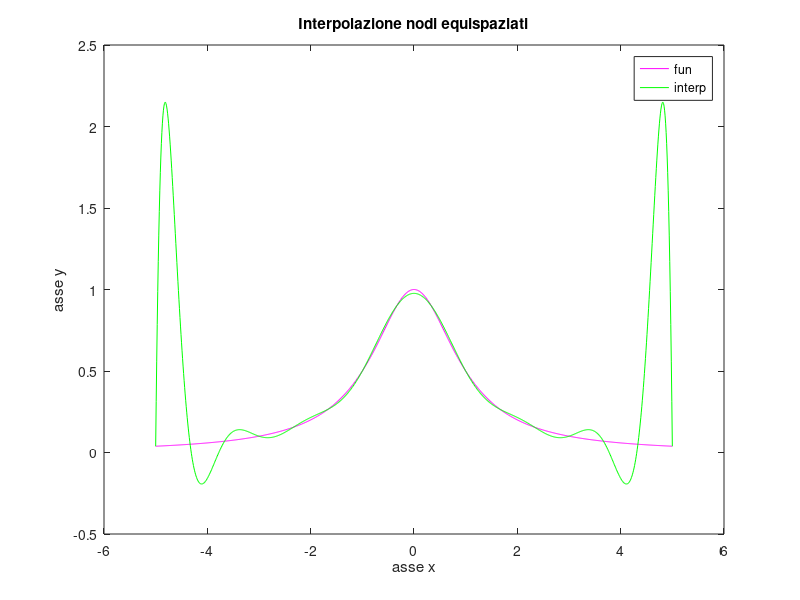
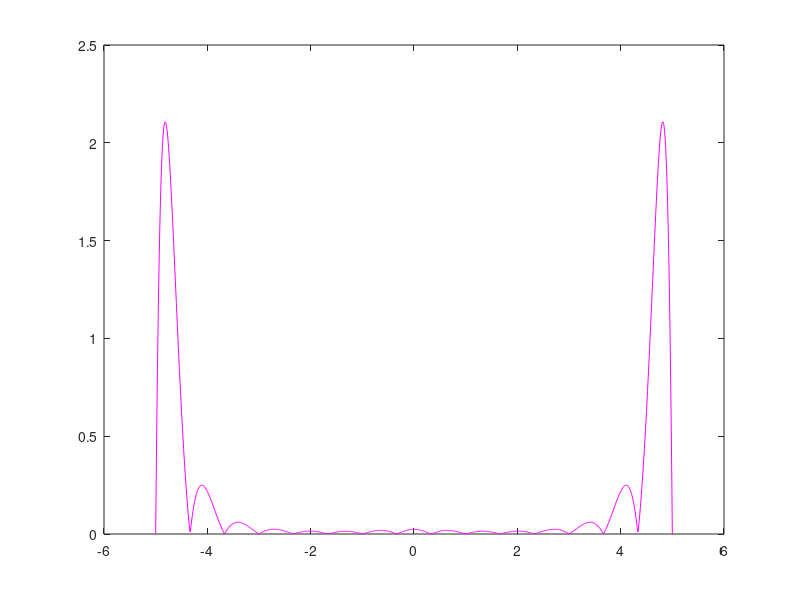
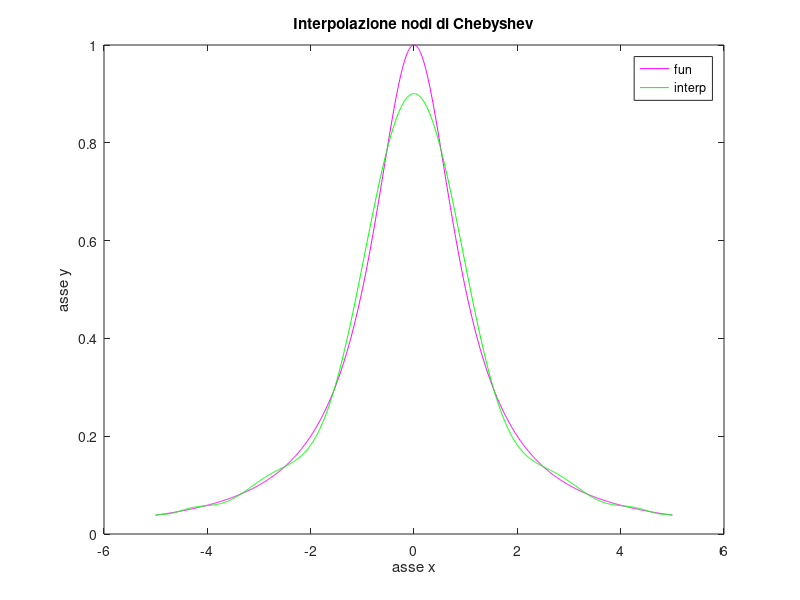
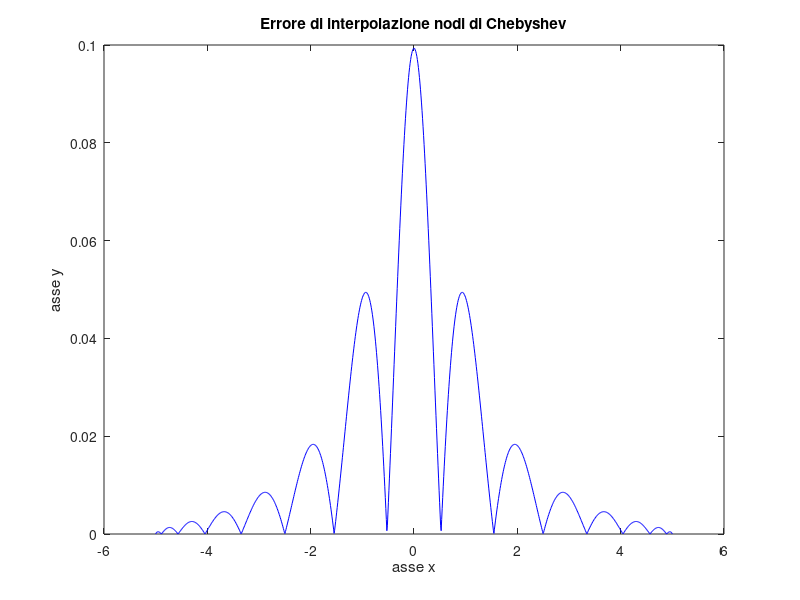

Write MATLAB code to recreate these figures, in order.
clc; clear all; close all

fun = @(x) 1./(1+x.^2);

n=15;
a=-5;
b=5;
h=(b-a)/n;
x_nod=[a:h:b];


f_nod = fun(x_nod);

grado=(length(x_nod))-1; % verifica del grado del pol. interpolatore
P=polyfit(x_nod,f_nod,grado)


x_dis=linspace(a,b,1000);
poly_dis = polyval( P, x_dis );

f_dis=fun(x_dis);
figure
plot(x_dis,f_dis,'m',x_dis,poly_dis,'g')
xlabel('asse x')
ylabel('asse y')
title('Interpolazione nodi equispaziati')
legend('fun','interp')

err_dis = abs( poly_dis - f_dis );
figure
xlabel('asse x')
ylabel('asse y')
title('Errore di interpolazione nodi equispaziati')
plot(x_dis,err_dis,'m')

%%
k = [0:n];
t = -cos(pi*k/n);             % vettore contenete i nodi di interpolazione
x_nod = (a+b)/2 + ((b-a)/2)*t;

f_nod=fun(x_nod);
grado=length(x_nod)-1;
P=polyfit(x_nod,f_nod,grado);
poly_dis = polyval( P, x_dis );
figure
plot(x_dis,f_dis,'m',x_dis,poly_dis,'g')
xlabel('asse x')
ylabel('asse y')
title('Interpolazione nodi di Chebyshev')
legend('fun','interp')

err_dis = abs( poly_dis - f_dis );
figure
plot(x_dis,err_dis,'b')
xlabel('asse x')
ylabel('asse y')
title('Errore di interpolazione nodi di Chebyshev')
    
err_dis = abs( poly_dis - f_dis );
err_max=max(err_dis)
